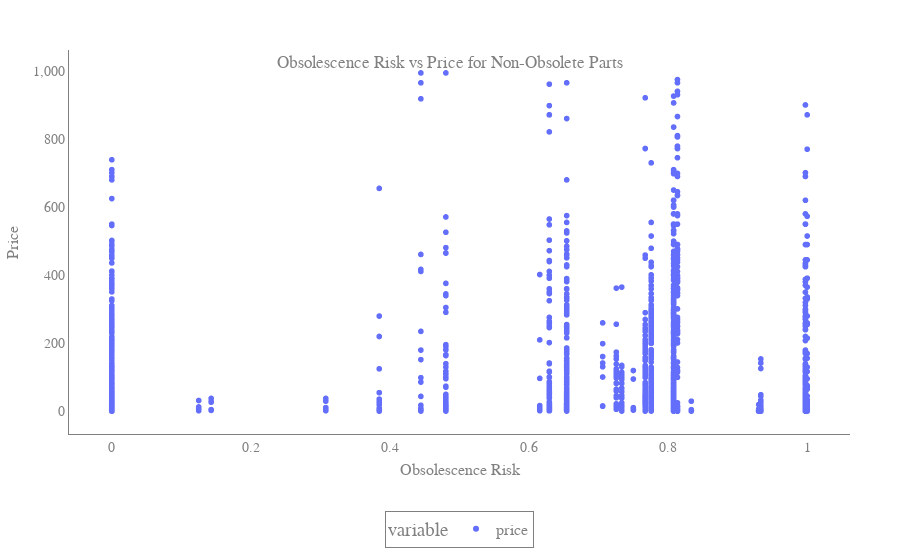

Here is the notebook cell this chart was saved with:
### Code cell
import logging
import pandas as pd
from sqlalchemy import create_engine, text
import plotly.express as px
import openai
from llama_index.core import SQLDatabase, PromptTemplate, VectorStoreIndex
from llama_index.core.objects import (
    SQLTableNodeMapping,
    ObjectIndex,
    SQLTableSchema,
)
from llama_index.core.indices.struct_store import SQLTableRetrieverQueryEngine
from llama_index.llms.openai import OpenAI
import os
import plotly.graph_objects as go

class NLQueryEngine:
    def __init__(self, engine):
        self.engine = engine
        self.sql_database, self.table_schema_objs, self.obj_index = self._initialize_table_objects()
        self.context_str_combined = self._create_context_str()
        openai.api_key = os.environ["OPENAI_API_KEY"]
        self.query_engine = self._create_query_engine()

    def _initialize_table_objects(self):
        sql_database = SQLDatabase(self.engine, sample_rows_in_table_info=2, include_tables=['sales', 'parts'])
        table_contexts = {
            'sales': "Provides time-based sales data for individual parts. Use for part-specific sales queries.",
            'parts': "Provides detailed inventory data for individual parts. Use part-specific queries. Combine with 'sales' tables for temporal financial performance"
        }
        
        table_schema_objs = [SQLTableSchema(table_name=name, context_str=context) for name, context in table_contexts.items()]
        table_node_mapping = SQLTableNodeMapping(sql_database)
        
        obj_index = ObjectIndex.from_objects(
            table_schema_objs,
            table_node_mapping,
            VectorStoreIndex,
        )
        return sql_database, table_schema_objs, obj_index

    def _create_context_str(self):
        context_str = (
            "Inventory categories: essential, non-essential, nearing obsolescence, obsolete. "
            "Ensure detailed, relevant responses, including 'supplier_name', 'price', and 'quantity'. "
            "Access 'supplier_name' flexibly e.g., ('%bmw'). "
            "Convert percentages to decimals (e.g., '50%' as '0.5'). "
            "Use JOINs prefaced with table names for combining multiple tables. "
            "Calculate COGS as the sum of costs directly associated with goods sold. "
            "Calculate Gross Margin Percentage/Gross Margin as (Sales Revenue - COGS) / Sales Revenue * 100."
            "Order months chronologically like a calendar (e.g., January, February, ..., December) in query results "
        )
        table_context_str = self._get_table_context_str()
        return context_str + "\n\n" + table_context_str

    def _get_table_context_str(self):
        context_strs = []
        for table_schema_obj in self.table_schema_objs:
            table_info = self.sql_database.get_single_table_info(table_schema_obj.table_name)
            if table_schema_obj.context_str:
                table_info += f" The table description is: {table_schema_obj.context_str}"
            context_strs.append(table_info)
        return "\n\n".join(context_strs)

    def _create_query_engine(self):
        return SQLTableRetrieverQueryEngine(
            sql_database=self.sql_database,
            table_retriever=self.obj_index.as_retriever(similarity_top_k=1),
            synthesize_response=True,
            llm=OpenAI(temperature=0.1, model="gpt-3.5-turbo-0125"),
            context_str_prefix=self.context_str_combined
        )

    def query(self, user_input):
        response = self.query_engine.query(user_input)
        return response

def process_user_input_to_sql(query_engine, user_input):
    response = query_engine.query(user_input)
    sql_query = response.metadata.get('sql_query', '').replace('\n', ' ').replace('\r', ' ').strip().lower()
    logging.info(f"SQL QUERY after adjustment: {sql_query}")
    if sql_query.startswith('sql'):
        sql_query = sql_query[3:].strip()
    logging.info(f"SQL: {sql_query}")
    return sql_query

def output_sql_query_to_sentence(query_engine, sql_query):
    response = query_engine.query(sql_query)
    return str(response)

def output_sql_query_to_df(result_data, columns):
    logging.info(f"Query Result Data: {result_data}")
    logging.info(f"Columns: {columns}")
    return pd.DataFrame(result_data, columns=columns)

def generate_plotly_visual(df, chart_type, title, x_axis_label, y_axis_label):
    if chart_type == "line":
        fig = px.line(df, x=df.columns[0], y=df.columns[1:], title=title)
    elif chart_type == "bar":
        fig = go.Figure()
        for col in df.columns[1:]:
            fig.add_trace(go.Bar(
                x=df[df.columns[0]], 
                y=df[col],
                name=col
            ))
        fig.update_layout(
            title=title,
            xaxis_title=x_axis_label,
            yaxis_title=y_axis_label,
            barmode='group'
        )
    elif chart_type == "scatter":
        fig = px.scatter(df, x=df.columns[0], y=df.columns[1:], title=title)
    elif chart_type == "pie":
        fig = px.pie(df, names=df.columns[0], values=df.columns[1], title=title)
    else:
        fig = px.scatter(df, x=df.columns[0], y=df.columns[1:], title=title)

    fig.update_layout(
        title={
            'text': title,
            'y':0.9,
            'x':0.5,
            'xanchor': 'center',
            'yanchor': 'top'
        },
        xaxis_title=x_axis_label,
        yaxis_title=y_axis_label,
        hovermode="closest",
        plot_bgcolor='white',  
        paper_bgcolor='white',  
        font=dict(
            family="Arial, sans-serif",
            size=12,
            color="Gray"
        ),
        xaxis=dict(
            showline=True,
            linecolor='Gray',
            linewidth=1,
            tickformat=',',  
            title_standoff=10,
            tickfont=dict(size=14),  
            titlefont=dict(size=16)  
        ),
        yaxis=dict(
            showline=True,
            linecolor='Gray',
            linewidth=1,
            tickformat=',',
            title_standoff=10,
            tickfont=dict(size=14), 
            titlefont=dict(size=16) 
        ),
        legend=dict(
            x=0.5,
            y=-0.2,
            xanchor='center',
            yanchor='top',
            orientation='h',  # Horizontal legend at the bottom
            bgcolor='rgba(255,255,255,0.8)',  # Transparent white background for legend
            bordercolor='Gray',
            borderwidth=1,
            font=dict(size=16) 
        ),
        margin=dict(l=50, r=50, t=50, b=50),  # Adjust margins
    )
    return fig

def extract_chart_details(query_engine, user_input):
    text_qa_template_str = (
        "Given the query: '{query_str}', extract the following details:\n"
        "1. Chart type (e.g., bar, line, pie, etc.)\n"
        "2. Title for the chart\n"
        "3. X-axis label\n"
        "4. Y-axis label\n"
        "\n"
        "Provide the details in the following format:\n"
        "Chart type: <type>\n"
        "Title: <title>\n"
        "X-axis label: <label>\n"
        "Y-axis label: <label>\n"
    )
    text_qa_template = PromptTemplate(text_qa_template_str)
    
    prompt = text_qa_template.format(query_str=user_input)
    response = query_engine.query(prompt)
    logging.info(f"LLM Response: {response.response.strip()}")
    response_text = response.response.strip()
    lines = response_text.split('\n')
    
    chart_type = "bar"  # Default value
    title = "Generated Chart"
    x_axis_label = "X Axis"
    y_axis_label = "Y Axis"

    for line in lines:
        if "Chart type:" in line:
            chart_type = line.split(":", 1)[1].strip().lower()
        elif "Title:" in line:
            title = line.split(":", 1)[1].strip()
        elif "X-axis label:" in line:
            x_axis_label = line.split(":", 1)[1].strip()
        elif "Y-axis label:" in line:
            y_axis_label = line.split(":", 1)[1].strip()
    
    return chart_type, title, x_axis_label, y_axis_label

def output_sql_query_to_graph(result_data, columns, chart_type, title, x_axis_label, y_axis_label):
    logging.info(f"Query Result Data: {result_data}")
    logging.info(f"Columns: {columns}")
    result_df = pd.DataFrame(result_data, columns=columns)
    fig = generate_plotly_visual(result_df, chart_type, title, x_axis_label, y_axis_label)
    fig.show()

def parse_intent(user_input):
    if any(keyword in user_input.lower() for keyword in ["visual", "chart", "graph", "plot", "bar", "pie"]):
        return "visual"
    return "text"

def query_output(query_engine, user_input):
    intent = parse_intent(user_input)
    sql_query = process_user_input_to_sql(query_engine, user_input)
    logging.info(f"SQL QUERY Output: {sql_query}")

    with query_engine.engine.connect() as connection:
        result = connection.execute(text(sql_query))
        result_data = result.fetchall()
        columns = result.keys()
        logging.info(f"Executed SQL Query: {sql_query}")
        logging.info(f"Resulting Data: {result_data}")

        if intent == "visual":
            chart_type, title, x_axis_label, y_axis_label = extract_chart_details(query_engine, user_input)
            output_sql_query_to_graph(result_data, columns, chart_type, title, x_axis_label, y_axis_label)
        else:
            if len(result_data) >= 5:
                df = output_sql_query_to_df(result_data, columns)
                return df
            return output_sql_query_to_sentence(query_engine, sql_query)

def main():
    db_file_path = "/Users/skylerwilson/Desktop/PartsWise/co-pilot-v1/data/databases/partswise_island_moto.db"
    engine = create_engine(f"sqlite:///{db_file_path}")
    query_engine = NLQueryEngine(engine)
    user_input = "Create a bar chart for the sales revenue, COGS, and gross profit for each month in 2023"
    response = query_output(query_engine, user_input)
    print(response)

if __name__ == "__main__":
    main()

### Figure 1 — Plotly figure (JSON) as saved in the notebook; plotly's stock layout.template omitted (floating-point values rounded to 4 significant figures; data arrays with more than 128 entries replaced by an {"elided": "..."} marker saying what was removed)
{"data": [{"hovertemplate": "variable=price<br>obsolescence_risk=%{x}<br>value=%{y}<extra></extra>", "legendgroup": "price", "marker": {"color": "#636efa", "symbol": "circle"}, "mode": "markers", "name": "price", "showlegend": true, "type": "scattergl", "x": {"elided": "2790 float values"}, "xaxis": "x", "y": {"elided": "2790 float values"}, "yaxis": "y"}], "layout": {"font": {"color": "Gray", "family": "Arial, sans-serif", "size": 12}, "hovermode": "closest", "legend": {"bgcolor": "rgba(255,255,255,0.8)", "bordercolor": "Gray", "borderwidth": 1, "font": {"size": 16}, "orientation": "h", "title": {"text": "variable"}, "tracegroupgap": 0, "x": 0.5, "xanchor": "center", "y": -0.2, "yanchor": "top"}, "margin": {"b": 50, "l": 50, "r": 50, "t": 50}, "paper_bgcolor": "white", "plot_bgcolor": "white", "title": {"text": "Obsolescence Risk vs Price for Non-Obsolete Parts", "x": 0.5, "xanchor": "center", "y": 0.9, "yanchor": "top"}, "xaxis": {"anchor": "y", "domain": [0, 1], "linecolor": "Gray", "linewidth": 1, "showline": true, "tickfont": {"size": 14}, "tickformat": ",", "title": {"font": {"size": 16}, "standoff": 10, "text": "Obsolescence Risk"}}, "yaxis": {"anchor": "x", "domain": [0, 1], "linecolor": "Gray", "linewidth": 1, "showline": true, "tickfont": {"size": 14}, "tickformat": ",", "title": {"font": {"size": 16}, "standoff": 10, "text": "Price"}}}}
